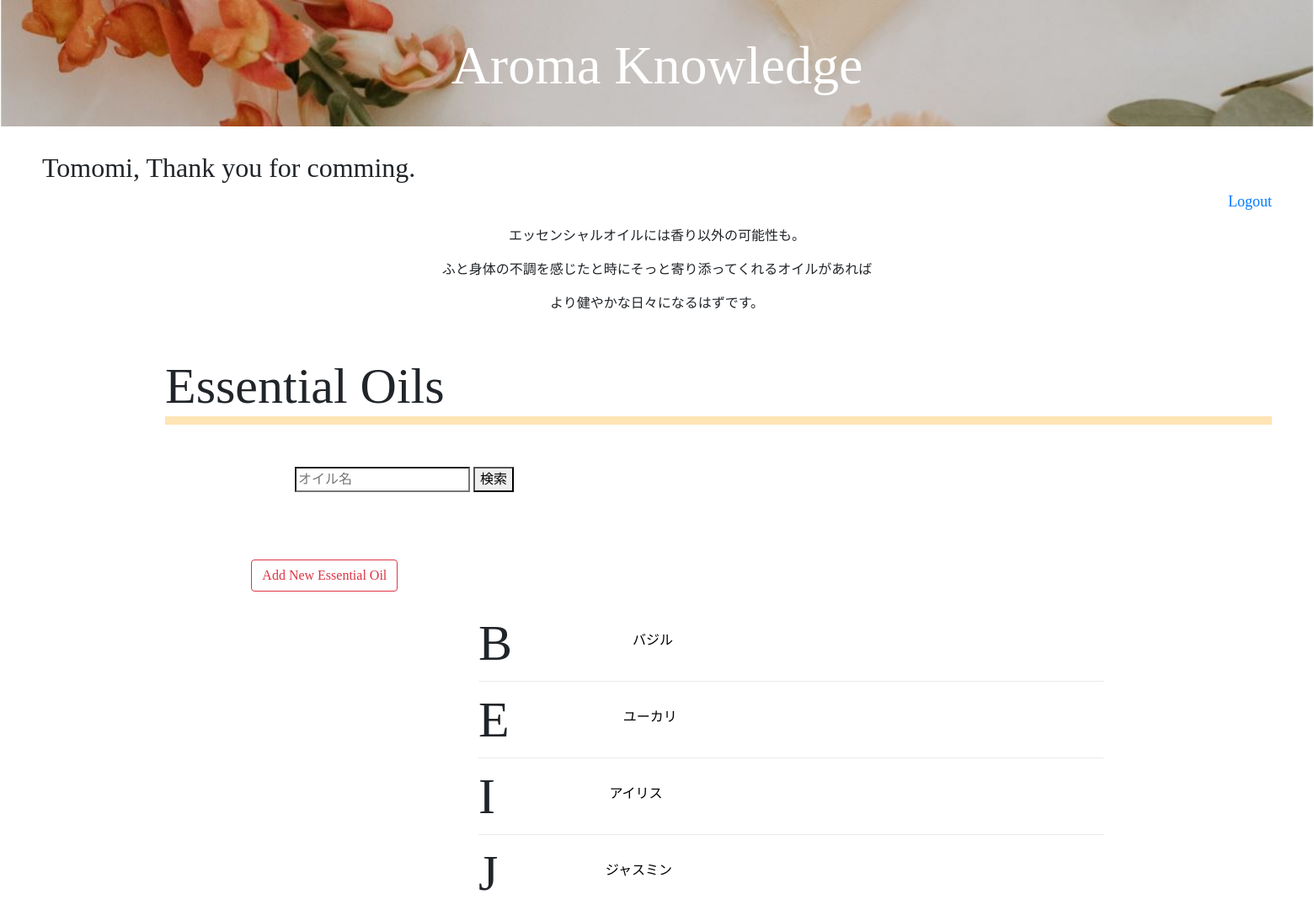
/mypage_top.php (signed in, upper part), run on an earlier commit of the app's database.
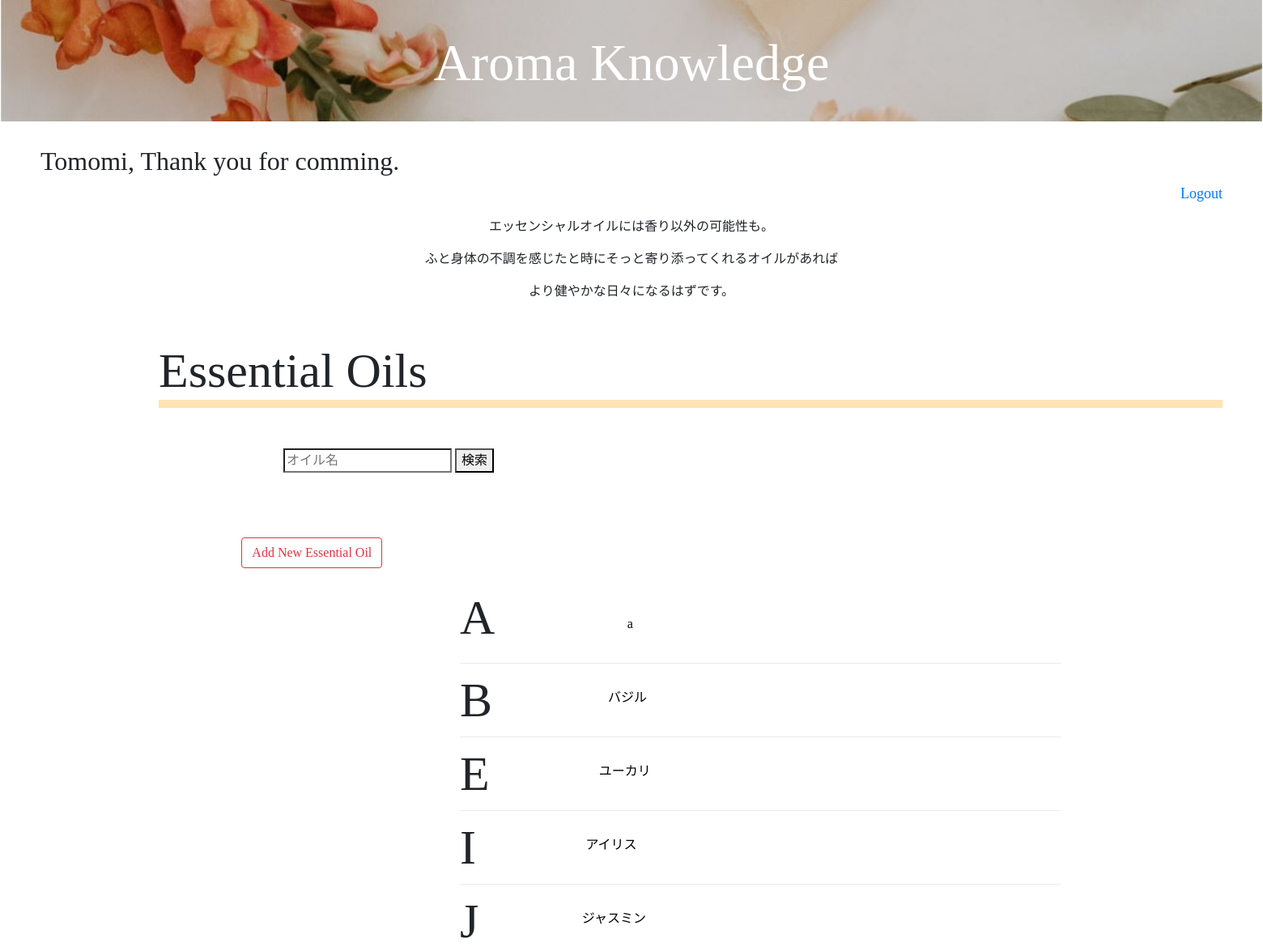
And on a later commit of the database.
### tables this page shows
CREATE TABLE `essential_oils` (
  `id` int(11) NOT NULL AUTO_INCREMENT,
  `name` varchar(255) NOT NULL,
  `scientific_name` varchar(255) NOT NULL,
  `plant_name` varchar(255) NOT NULL,
  `extraction` varchar(255) NOT NULL,
  `aroma` varchar(255) NOT NULL,
  `caution` varchar(255) NOT NULL,
  `english_name` varchar(255) NOT NULL,
  `user_id` int(11) NOT NULL,
  `image` varchar(255) NOT NULL,
  `created_at` timestamp NOT NULL DEFAULT CURRENT_TIMESTAMP,
  PRIMARY KEY (`id`),
  UNIQUE KEY `name` (`name`),
  KEY `user_id` (`user_id`),
  CONSTRAINT `essential_oils_ibfk_1` FOREIGN KEY (`user_id`) REFERENCES `users` (`id`) ON DELETE CASCADE ON UPDATE CASCADE
);

### mypage_top.php (called while the page is built, shortened)
<?php
    require_once 'DAOs/OilDAO.php';
    $login_user = $_SESSION['login_user'];
    $oils = OilDAO::get_all_oils_sort();
    include_once 'views/mypage_top_view.php';

### DAOs/OilDAO.php (called while the page is built, shortened)
<?php
    class OilDAO extends DAO{
        public static function get_all_oils_sort(){
            try{
                $pdo = self::get_connection();
                $stmt = $pdo->query('SELECT * FROM essential_oils ORDER BY english_name ASC');
                $stmt->setFetchMode(PDO::FETCH_CLASS|PDO::FETCH_PROPS_LATE, 'Oil');
                $oils = $stmt->fetchAll();
            }catch(PDOException $e){
            }finally{
                self::close_connection($pdo, $stmt);
            }
            return $oils;
        }
    }

### views/mypage_top_view.php (the view, shortened to what this page needs)
<!DOCTYPE html>
<html lang="ja">
    <head>
        <link rel="stylesheet" href="https://stackpath.bootstrapcdn.com/bootstrap/4.3.1/css/bootstrap.min.css">
        <link rel="stylesheet" href="css/style.css">
        <link rel="stylesheet" href="css/style2.css">
    </head>
    <body>
        <div class="header" style="background-image:url(images/top1.jpg)">
            <h1><a href="mypage_top.php">Aroma Knowledge</h1></a>
        </div>
        <div class="MypageMain">
            <h2><?= $login_user->name; ?>, Thank you for comming.</h2>
            <a href="logout.php">Logout</a>
        </div>
        <div class="toptext ForPC">
            <p>エッセンシャルオイルには香り以外の可能性も。</p>
            <p>ふと身体の不調を感じたと時にそっと寄り添ってくれるオイルがあれば</p>
            <p>より健やかな日々になるはずです。</p>
        </div>
        <div class="essential_oils">
            <h2 class="title">Essential Oils</h2>
            <form class="SearchOil" action="search_oils.php?page=top">
                <input type="search" name="keyword" placeholder="オイル名">
                <button type="submit">検索</button>
            </form>
            <div class="form-group row">
                <div class="offset-2 col-10">
                    <a class="btn btn-outline-danger" href="oil_register.php?page=top" role="button">Add New Essential Oil</a>
                </div>
            </div>
            <div class="EoilContent2">
                <?php $pre_letter = ''; ?>
                <?php $count = 1; ?>
                <?php foreach($oils as $oil): ?>
                    <?php $letter = strtoupper(substr($oil->english_name, 0,1)); ?>
                    <?php if($letter !== $pre_letter): ?>
                        <?php if($count !== 1): ?>
                        </div>
                    </div>
                            <?php $count = 1; ?>
                        <?php endif; ?>
                    <div class="oil">
                        <p1><?= $letter ?></p1>
                        <div class="oil_elements">
                    <?php endif; ?>
                    <?php $pre_letter = $letter; ?>
                    <?php $count++; ?>
                    <div class="oilset">
                        <a href="oil_detail_for_user.php?id=<?= $oil->id ?>"><img src="<?= 'upload/' . $oil->image ?>"  class="OilPic" alt="Oil"></a>
                        <a href="oil_detail_for_user.php?id=<?= $oil->id ?>"  class="OilName"><?= $oil->name ?></a>
                    </div>
                <?php endforeach; ?>
                </div>
            </div>
            </div>
        </div>
    </body>
</html>

What changed in the data, as far as the page shows it:
added essential_oils: english_name "A", name "a"
